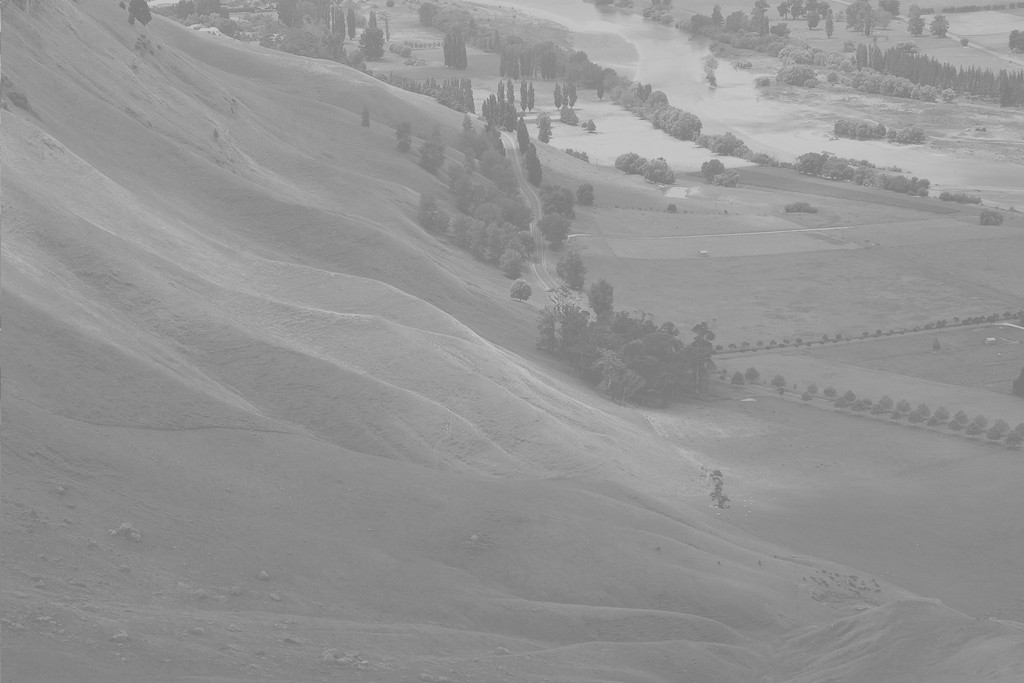
#> input picture Resources/Images/unequalized_image.jpg, 1024 x 683 px, found by its file name
$ python CLAHE.py
#> lines starting #> are read from the running program, lines starting #| are printed output that depends on the picture
#> in get_image, returned value is the input picture: shape (683, 1024); min 114, max 208, mean 148
# https://docs.opencv.org/3.1.0/d5/daf/tutorial_py_histogram_equalization.html


import cv2 as cv
import numpy as np


# noinspection PyUnresolvedReferences


def histogram_eq(img):
    equ = cv.equalizeHist(img)
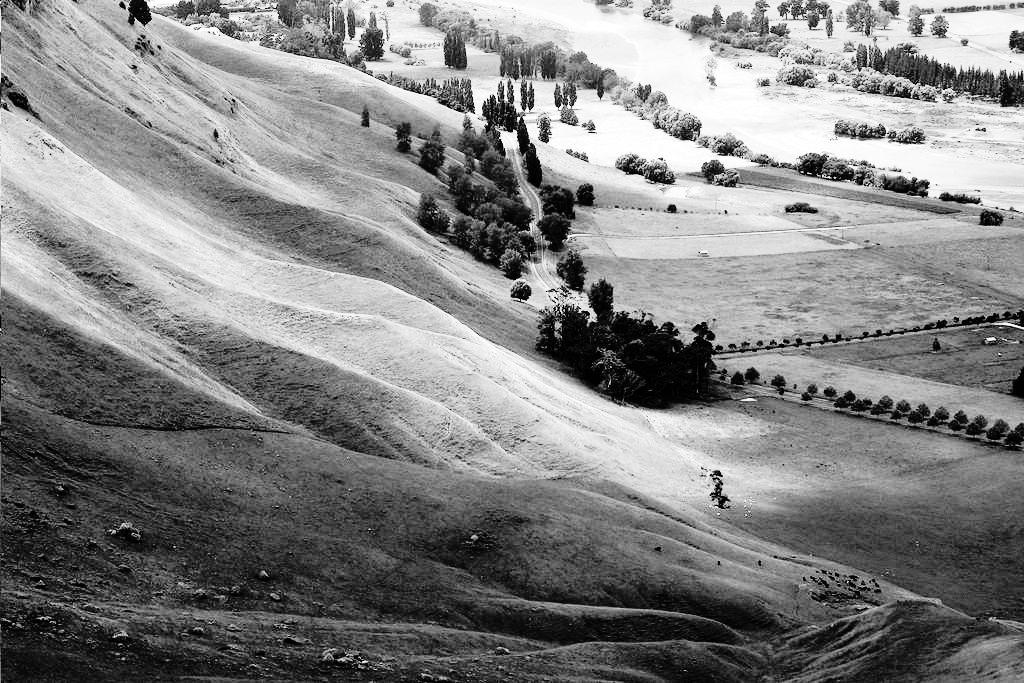
#> equ: shape (683, 1024); min 0, max 255, mean 130.5
    # res = np.hstack((img, equ))
    return equ


# noinspection PyUnresolvedReferences


def clahe_eq(img):
    clahe = cv.createCLAHE(clipLimit=2.0, tileGridSize=(8, 8))
    ret_img = clahe.apply(img)
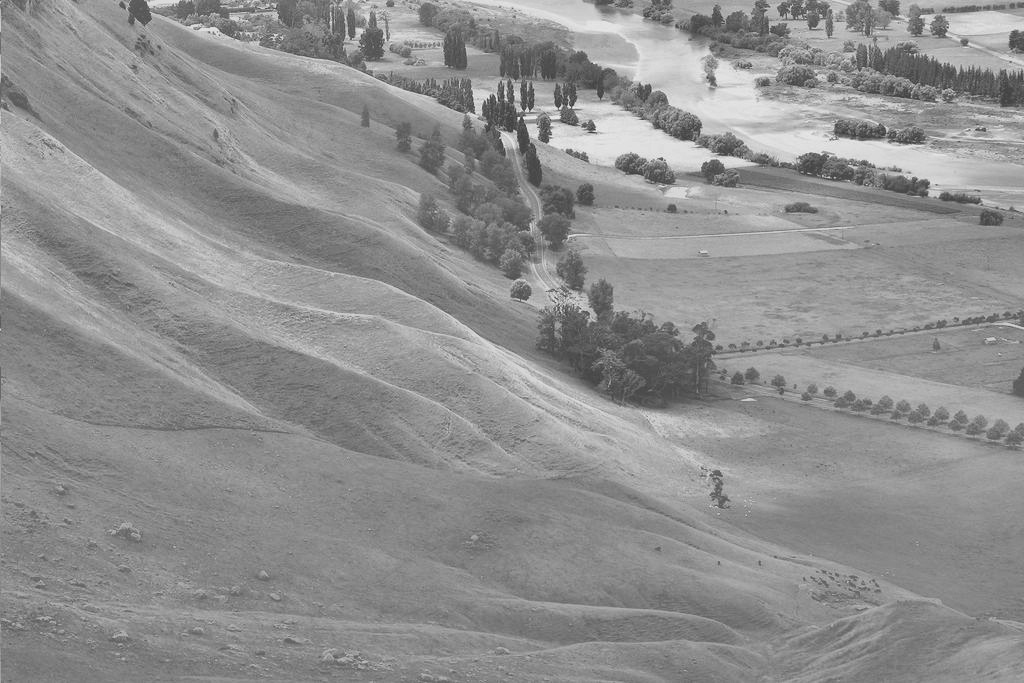
#> ret_img: shape (683, 1024); min 53, max 233, mean 143.1
    return ret_img


# noinspection PyUnresolvedReferences


def get_image():
    return cv.imread(r"C:\Users\arkma\PycharmProjects\karomiOpenCVClass\Resources\Images\unequalized_image.jpg", 0)


# noinspection PyUnresolvedReferences


def main():
    const_img = get_image()
    hist_eq_img = histogram_eq(const_img)
    clahe = clahe_eq(const_img)
    # cv.imshow("histogram_eq <---> CLAHE", np.hstack((hist_eq_img, clahe)))
    cv.imshow("Original ", const_img)
    cv.imshow("Histogram equalised", hist_eq_img)
    cv.imshow("CLAHE equalised", clahe)
    cv.waitKey(0)
    cv.destroyAllWindows()


if __name__ == '__main__':
    main()
